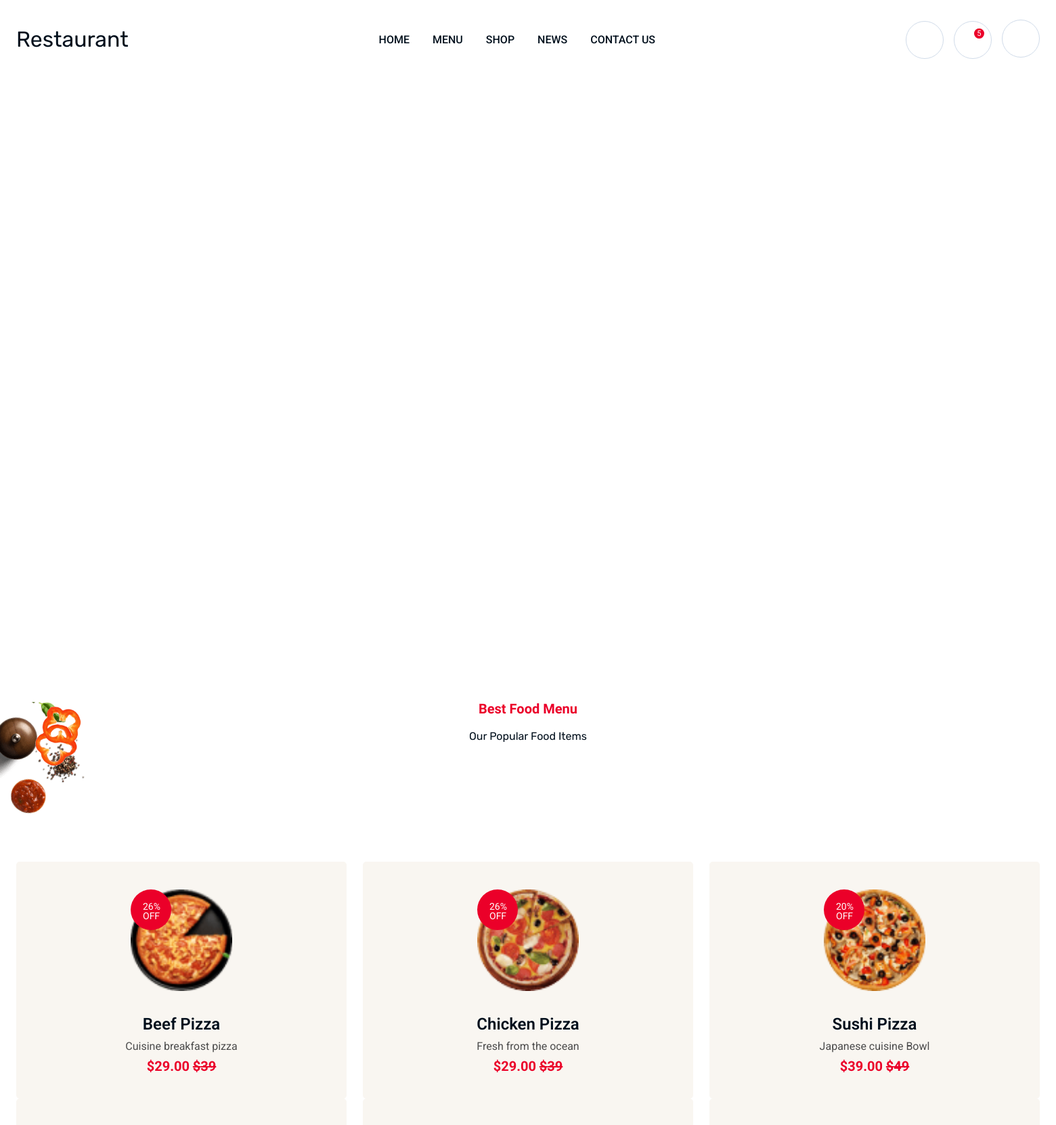
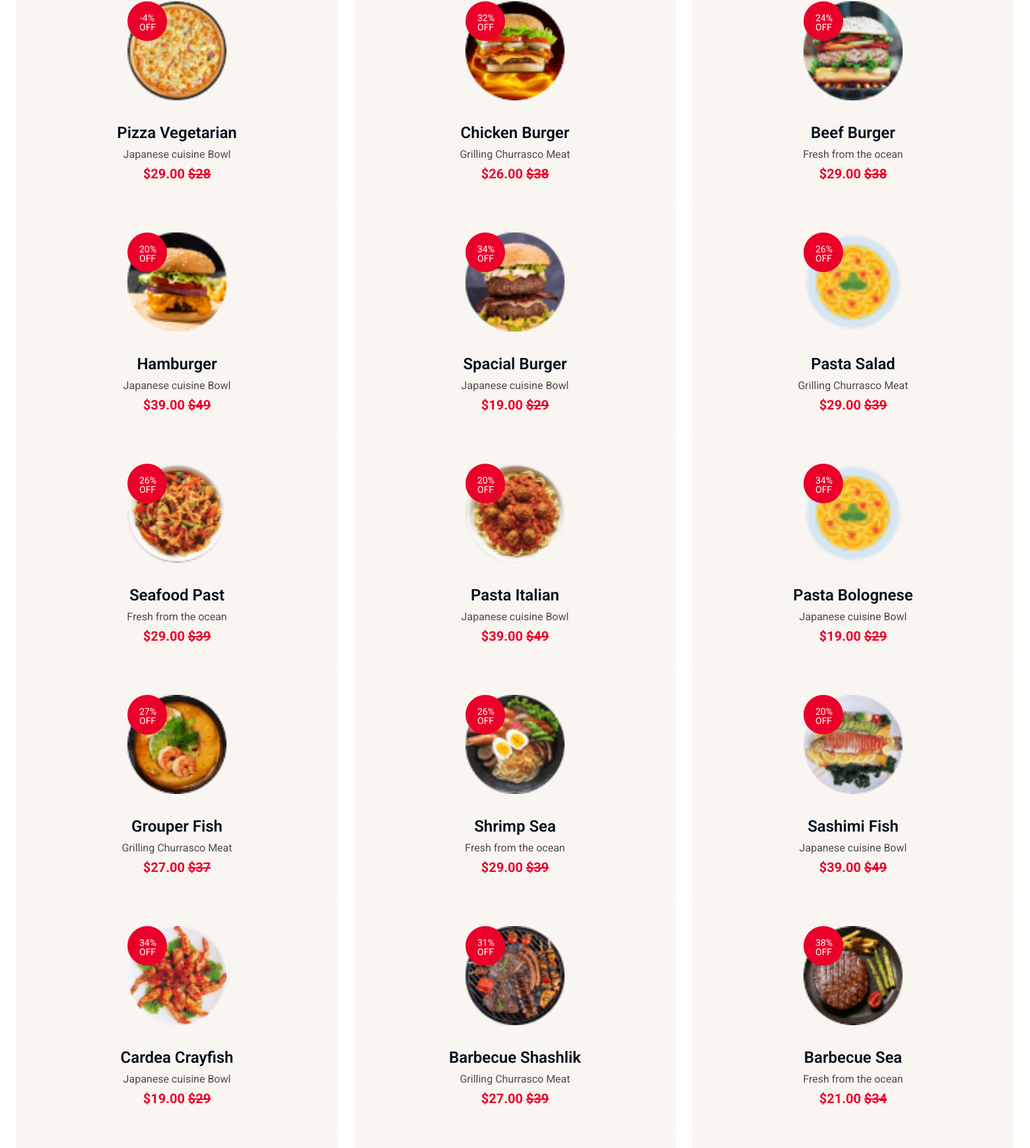
The page / (upper part) on the database its author committed (2 pictures, top to bottom).
### myapp/models.py (models this page shows, shortened)
class MenuModel(models.Model):
    id = models.UUIDField(primary_key=True, default=uuid.uuid4, editable=False)
    title = models.CharField(max_length=50, blank=True, null=True)
    name = models.CharField(max_length=50, blank=True, null=True)
    tImage = models.ImageField(upload_to='Menu')
    bImage = models.ImageField(upload_to='Menu')
    created_at = models.DateTimeField(auto_now_add=True)
    updated_at = models.DateTimeField(auto_now=True)

class Product(models.Model):
    id = models.UUIDField(primary_key=True, default=uuid.uuid4, editable=False)
    title = models.CharField(max_length=50, blank=True, null=True)
    text = models.CharField(max_length=300, blank=True, null=True)
    price = models.IntegerField(blank=True, null=True)           # Normal price
    disPrice = models.DecimalField(max_digits=10, decimal_places=2, default=0)
    discountPercentage = models.IntegerField(blank=True, null=True, editable=False)  # Auto calculated
    image = models.ImageField(upload_to="Product")
    category = models.ForeignKey(CategoryModel, on_delete=models.CASCADE, null=True, blank=True)
    in_stock = models.BooleanField(default=True)
    created_at = models.DateTimeField(auto_now_add=True)
    updated_at = models.DateTimeField(auto_now=True)
    @property
    def discountPercentage(self):
        if self.price and self.disPrice and self.price > 0:
            return round(((self.price - self.disPrice) / self.price) * 100)
        return 0

### myapp/views.py (the view)
# urls.py: path('', views.HomePage, name="homePage"),
def HomePage(request):
    MainSlider = MainSliderModel.objects.all()
    BestMenu = BestMenuModel.objects.all()[:1]
    Menu = MenuModel.objects.all()[:1]
    About = AboutModel.objects.all()[:1]
    AboutItem = AboutItemModel.objects.all()
    Promotion = PromotionModel.objects.all()[:1]
    Strength = StrengthModel.objects.all()[:1]
    StrengthItem = StrengthItemModel.objects.all()[:1]
    Rate = RateModel.objects.all()
    DownloadAPP = DownloadAPPModel.objects.all()[:1]
    Chef = ChefModel.objects.all()[:1]
    ChefItem = ChefItemModel.objects.all()
    BookTable = BookTableModel.objects.all()
    DateTime = DateTimeModel.objects.all()
    BookTableOrderList = BookTableOrderListModel.objects.all()
    Feedback = FeedbackModel.objects.all()[:1]
    FeedbackItem = FeedbackItemModel.objects.all()
    Blog = BlogModel.objects.all()[:1]
    BlogItem = BlogItemModel.objects.all()
    Category = CategoryModel.objects.all()
    products = Product.objects.all()
    category1 = CategoryModel.objects.get(name='Beef Burger')
    products1 = Product.objects.filter(category=category1)
    category2 = CategoryModel.objects.get(name='Chicken Pizza')
    products2 = Product.objects.filter(category=category2)
    category3 = CategoryModel.objects.get(name='Hot Sushi')
    products3 = Product.objects.filter(category=category3)
    category4 = CategoryModel.objects.get(name='Drink & Juice')
    products4 = Product.objects.filter(category=category4)
    category5 = CategoryModel.objects.get(name='Fresh Pasta')
    products5 = Product.objects.filter(category=category5)
    category6 = CategoryModel.objects.get(name='Sea Food')
    products6 = Product.objects.filter(category=category6)
    Contact = ContactModel.objects.all()
    context = {
        'MainSlider': MainSlider,
        'BestMenu': BestMenu,
        'Menu': Menu,
        'About': About,
        'AboutItem': AboutItem,
        'Promotion': Promotion,
        'Strength': Strength,
        'StrengthItem': StrengthItem,
        'Rate': Rate,
        'DownloadAPP': DownloadAPP,
        'Chef': Chef,
        'ChefItem': ChefItem,
        'BookTable': BookTable,
        'DateTime': DateTime,
        'BookTableOrderList': BookTableOrderList,
        'Feedback': Feedback,
        'FeedbackItem': FeedbackItem,
        'Blog': Blog,
        'BlogItem': BlogItem,
        'Category': Category,
        'products': products,
        'products1': products1,
        'products2': products2,
        'products3': products3,
        'products4': products4,
        'products5': products5,
        'products6': products6,
        'Contact': Contact,
    }
    return render(request, 'index.html', context)

### myapp/templates/index.html (shortened to what this page needs)
{% extends 'base.html' %}
{% load static %}
{% load humanize %}
{% block body %}
<div class="d-none d-md-block">
    <div class="ls-wp-container fitvidsignore hero-2 th-hero-carousel"
        style="width:1920px;height:800px;margin:0 auto;margin-bottom: 0px;">
    </div>
</div>
<section class="product-sec space-top" id="shop-sec">
{% for i in Menu %}
    <div class="shape-mockup jump" data-top="40%" data-left="0%"><img src="{{ i.tImage.url }}" alt="shape"></div>
    <div class="shape-mockup moving" data-top="17%" data-right="7%"><img src="{{ i.bImage.url }}" alt="shape"></div>
    <div class="container">
        <div class="row justify-content-md-between justify-content-center align-items-center">
            <div class="title-area mb-40 text-center wow fadeInUp"><span class="sub-title mt-n1">{{ i.title|safe }}</span>
                <h2 class="sec-title">{{ i.name|safe }}</h2>
            </div>
        </div>
{% endfor %}
        <div class="row th-carousel productSlide" data-slide-show="4" data-lg-slide-show="3" data-md-slide-show="2"
            data-sm-slide-show="2" data-xs-slide-show="1" data-arrows="true">
{% for i in products %}
            <div class="col-lg-4 col-sm-6">
                <div class="th-menu">
                    <div class="th-menu_img"><img class="spin" src="{{ i.image.url }}" alt="menu Image"
                            style="width:150px; height:auto;">
                        <div class="product-action">
                                        </div>
                        <div class="th-menu_discount"><span class="sale">{{ i.discountPercentage|safe }}% OFF</span></div>
                    </div>
                    <div class="th-menu-content">
                        <h3 class="th-menu_title"><a href="{% url 'shopDetailPage' i.id %}">{{ i.title|safe }}</a></h3>
                        <p class="th-menu_desc">{{ i.text|safe }}</p><span class="th-menu_price">${{ i.disPrice|intcomma }} <del>${{ i.price|intcomma }}</del></span>
                    </div>
                </div>
            </div>
{% endfor %}
        </div>
    </div>
</section>
{% endblock %}

### rows shown on the page
MenuModel: tImage (picture), bImage (picture), title "Best Food Menu", name "Our Popular Food Items"
Product: image (picture), discountPercentage "26", title "Beef Pizza", text "Cuisine breakfast pizza", disPrice "29.00", price "39"
Product: image (picture), discountPercentage "26", title "Chicken Pizza", text "Fresh from the ocean", disPrice "29.00", price "39"
Product: image (picture), discountPercentage "20", title "Sushi Pizza", text "Japanese cuisine Bowl", disPrice "39.00", price "49"
Product: image (picture), discountPercentage "-4", title "Pizza Vegetarian", text "Japanese cuisine Bowl", disPrice "29.00", price "28"
Product: image (picture), discountPercentage "32", title "Chicken Burger", text "Grilling Churrasco Meat", disPrice "26.00", price "38"
Product: image (picture), discountPercentage "24", title "Beef Burger", text "Fresh from the ocean", disPrice "29.00", price "38"
Product: image (picture), discountPercentage "20", title "Hamburger", text "Japanese cuisine Bowl", disPrice "39.00", price "49"
Product: image (picture), discountPercentage "34", title "Spacial Burger", text "Japanese cuisine Bowl", disPrice "19.00", price "29"
Product: image (picture), discountPercentage "26", title "Pasta Salad", text "Grilling Churrasco Meat", disPrice "29.00", price "39"
Product: image (picture), discountPercentage "26", title "Seafood Past", text "Fresh from the ocean", disPrice "29.00", price "39"
Product: image (picture), discountPercentage "20", title "Pasta Italian", text "Japanese cuisine Bowl", disPrice "39.00", price "49"
Product: image (picture), discountPercentage "34", title "Pasta Bolognese", text "Japanese cuisine Bowl", disPrice "19.00", price "29"
Product: image (picture), discountPercentage "27", title "Grouper Fish", text "Grilling Churrasco Meat", disPrice "27.00", price "37"
Product: image (picture), discountPercentage "26", title "Shrimp Sea", text "Fresh from the ocean", disPrice "29.00", price "39"
Product: image (picture), discountPercentage "20", title "Sashimi Fish", text "Japanese cuisine Bowl", disPrice "39.00", price "49"
Product: image (picture), discountPercentage "34", title "Cardea Crayfish", text "Japanese cuisine Bowl", disPrice "19.00", price "29"
Product: image (picture), discountPercentage "31", title "Barbecue Shashlik", text "Grilling Churrasco Meat", disPrice "27.00", price "39"
Product: image (picture), discountPercentage "38", title "Barbecue Sea", text "Fresh from the ocean", disPrice "21.00", price "34"
